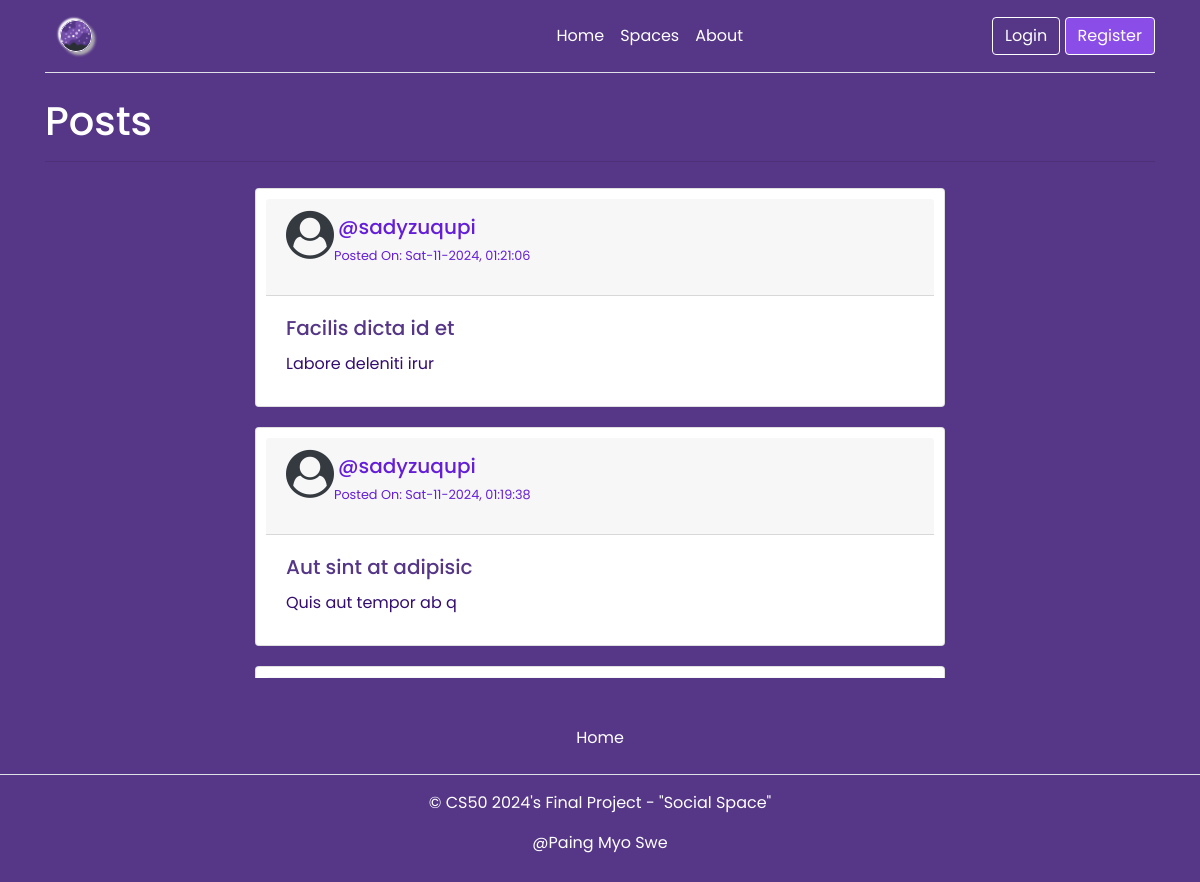
Before: / with the older database file.
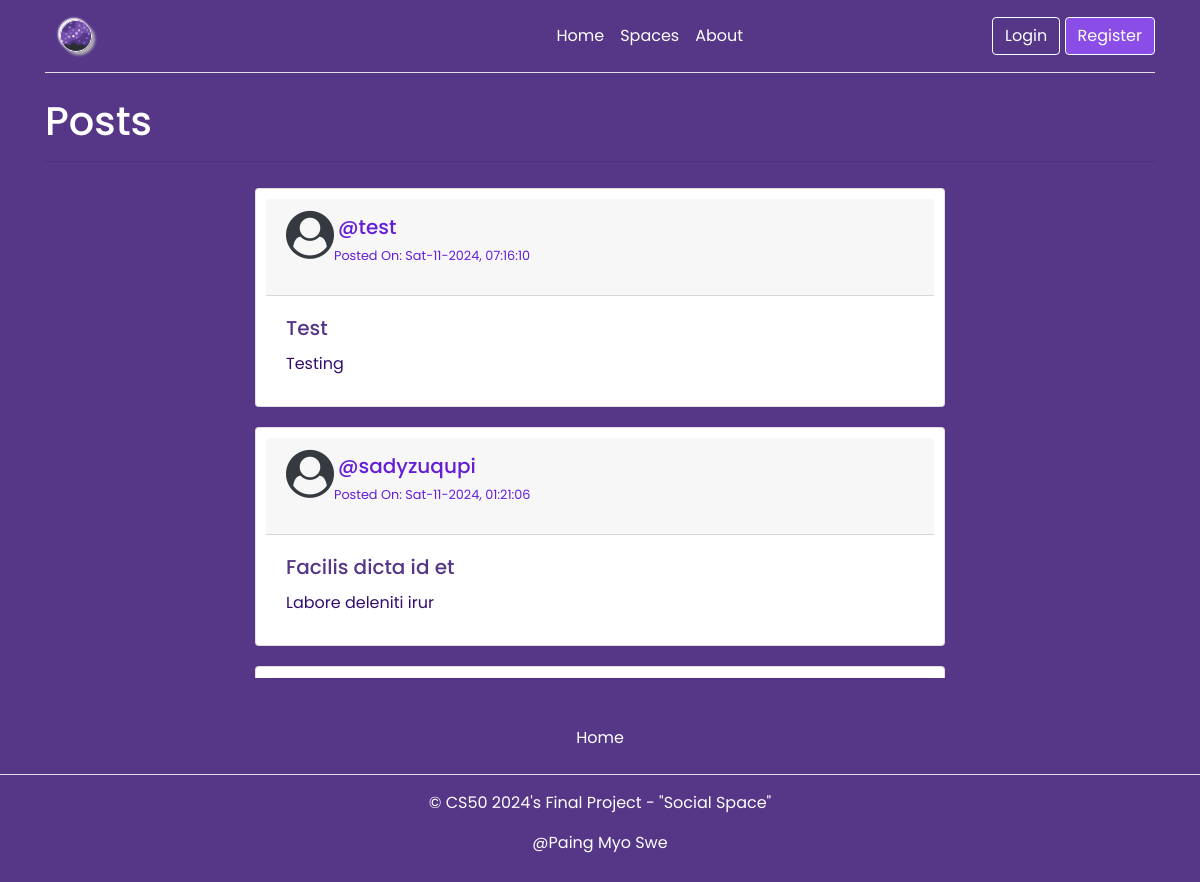
After: the same page with the newer database file.
### tables this page shows
CREATE TABLE posts (
  id INTEGER PRIMARY KEY AUTOINCREMENT,
  author_id INTEGER NOT NULL,
  created TIMESTAMP NOT NULL DEFAULT CURRENT_TIMESTAMP,
  title TEXT NOT NULL,
  body TEXT NOT NULL,
  FOREIGN KEY (author_id) REFERENCES users (id)
);

CREATE TABLE users (
  id INTEGER PRIMARY KEY AUTOINCREMENT,
  username TEXT UNIQUE NOT NULL,
  password TEXT NOT NULL
);

### app/blog.py (the view)
@bp.route("/")
def index():
    db = get_db()
    posts = db.execute(
        "SELECT p.id, title, body, created, author_id, username"
        " FROM posts p JOIN users u ON p.author_id = u.id"
        " ORDER BY created DESC"
    ).fetchall()
    return render_template("blog/index.html", posts=posts)

### app/auth.py (called while the page is built)
@bp.before_app_request
def load_logged_in_user():
    user_id = session.get("user_id")
    if user_id is None:
        g.user = None
    else:
        g.user = (
            get_db().execute("SELECT * FROM users WHERE id = ?", (user_id,)).fetchone()
        )

### app/db.py (called while the page is built)
def get_db():
    if "db" not in g:
        g.db = sqlite3.connect(
            current_app.config["DATABASE"], detect_types=sqlite3.PARSE_DECLTYPES
        )
        g.db.row_factory = sqlite3.Row
    return g.db

### app/templates/blog/index.html (shortened to what this page needs)
{% extends 'base.html' %} {% block header %}
<h1>
  {% block title %}Posts{% endblock %}
</h1>
<hr />
{% endblock %} {% block content %}
<section id="gallery">
  <div class="container posts">
    {% for post in posts %}
    <div class="row">
      <div class="col-lg-8 mb-8 offset-2">
        <div class="card post-card">
          <div class="card-header">
            <div class="media">
              <a class="thumbnail pull-left" href="#">
                <i span class="fa fa-user-circle fa-3x text-dark"></i>
              </a>
              <div class="media-body">
                <h5 class="media-heading m-1">@{{ post['username'] }}</h5>
                <p>
                  <span class="label label-info small"
                    >Posted On: {{ post['created'].strftime('%a-%m-%Y, %T')
                    }}</span
                  >
                </p>
              </div>
            </div>
          </div>
          <div class="card-body">
            <h5 class="card-title">{{ post['title'] }}</h5>
            <p class="card-text">{{ post['body'] }}</p>
          </div>
        </div>
      </div>
    </div>
    {% endfor %}
  </div>
</section>
{% endblock %}

### app/templates/base.html (shortened to what this page needs)
<!DOCTYPE html>
<html lang="en">
  <head>
    <link
      rel="stylesheet"
      href="https://cdn.jsdelivr.net/npm/bootstrap@4.5.3/dist/css/bootstrap.min.css"
    />
    <link
      rel="stylesheet"
      href="{{ url_for('static', filename='style.css') }}"
    />
    <link
      rel="stylesheet"
      href="https://cdnjs.cloudflare.com/ajax/libs/font-awesome/4.7.0/css/font-awesome.min.css"
    />
  </head>
  <body>
    <main>
      <div class="container">
        <header
          class="d-flex flex-wrap align-items-center justify-content-center justify-content-md-between py-3 mb-4 border-bottom"
        >
          <a
            href="/"
            class="d-flex align-items-center col-md-3 mb-2 mb-md-0 text-dark text-decoration-none"
          >
            <img
              src="{{ url_for('static', filename='logo.png') }}"
              class="logo"
              alt="logo"
              width="32"
              height="32"
            />
          </a>
          <ul
            class="nav col-12 col-md-auto mb-2 justify-content-center mb-md-0"
          >
            <li><a href="/" class="nav-link px-2 link">Home</a></li>
            <li>
              <a href="{{ url_for('space.index') }}" class="nav-link px-2 link"
                >Spaces</a
              >
            </li>
            <li>
              <a href="{{ url_for('about') }}" class="nav-link px-2 link"
                >About</a
              >
            </li>
          </ul>
          <div class="text-end">
            {% if g.user %}
            <div class="dropdown text-end">
              <a
                href="#"
                class="link-dark text-decoration-none dropdown-toggle"
                data-toggle="dropdown"
                aria-expanded="false"
              >
                <i span class="fa fa-user-circle fa-2x"></i>
              </a>
              <ul class="dropdown-menu">
                <li>
                  <a class="dropdown-item" href="{{ url_for('auth.profile') }}"
                    ><i class="fa fa-user-circle"></i> Profile</a
                  >
                </li>
                <li>
                  <a class="dropdown-item" href="{{ url_for('auth.logout') }}"
                    ><i class="fa fa-sign-out"></i> Logout</a
                  >
                </li>
              </ul>
            </div>
            {% else %}
            <a
              href="{{ url_for('auth.login') }}"
              type="button"
              class="btn btn-login me-2"
            >
              Login
            </a>
            <a
              href="{{ url_for('auth.register') }}"
              type="button"
              class="btn btn-register"
              >Register</a
            >
            {% endif %}
          </div>
        </header>
        <section class="content">
          <header>{% block header %}{% endblock %}</header>
           {% block content %}{% endblock %}
        </section>
      </div>
      <footer class="py-3 my-4">
        <ul class="nav justify-content-center border-bottom pb-3 mb-3">
          <li class="nav-item">
            <a href="/" class="nav-link px-2">Home</a>
          </li>
        </ul>
        <p class="text-center">
          &copy; CS50 2024's Final Project - "Social Space"
        </p>
        <p class="text-center">@Paing Myo Swe</p>
      </footer>
    </main>
  </body>
</html>

### app/static/style.css (style rules this page uses)
* { margin: 0; padding: 0; box-sizing: border-box; font-family: "Poppins", sans-serif; }
body { background: #553687; }
body, h1, h2, h3, h4, h5, h6, p, a, span, div { color: white; }
.logo { border-radius: 50%; border: 1px solid #fff; box-shadow: 3px 3px 3px #b1b1b1, -2px -2px 2px #fff; }
.btn-login { border: solid 1px #fff; color: #fff; }
.btn-register { border: solid 1px #fff; color: #fff; background-color: #8b4de8; }
.post-card { background-color: #fff; padding: 10px; margin: 10px; }
.post-card .card-header { color: #651ed8; }
.post-card .card-title { color: #553687; }
.post-card .card-text { color: #330d6f; }
.post-card .media-body .label { color: #651ed8; }
.post-card .media-heading { color: #651ed8; }
.posts { height: 500px; overflow-y: scroll; }

Changed rows visible on the page:
no longer on this page (row unchanged): posts: username "sadyzuqupi", created "Sat-11-2024, 01:19:38", title "Aut sint at adipisic", body "Quis aut tempor ab q"
added posts: username "test", created "Sat-11-2024, 07:16:10", title "Test", body "Testing"
